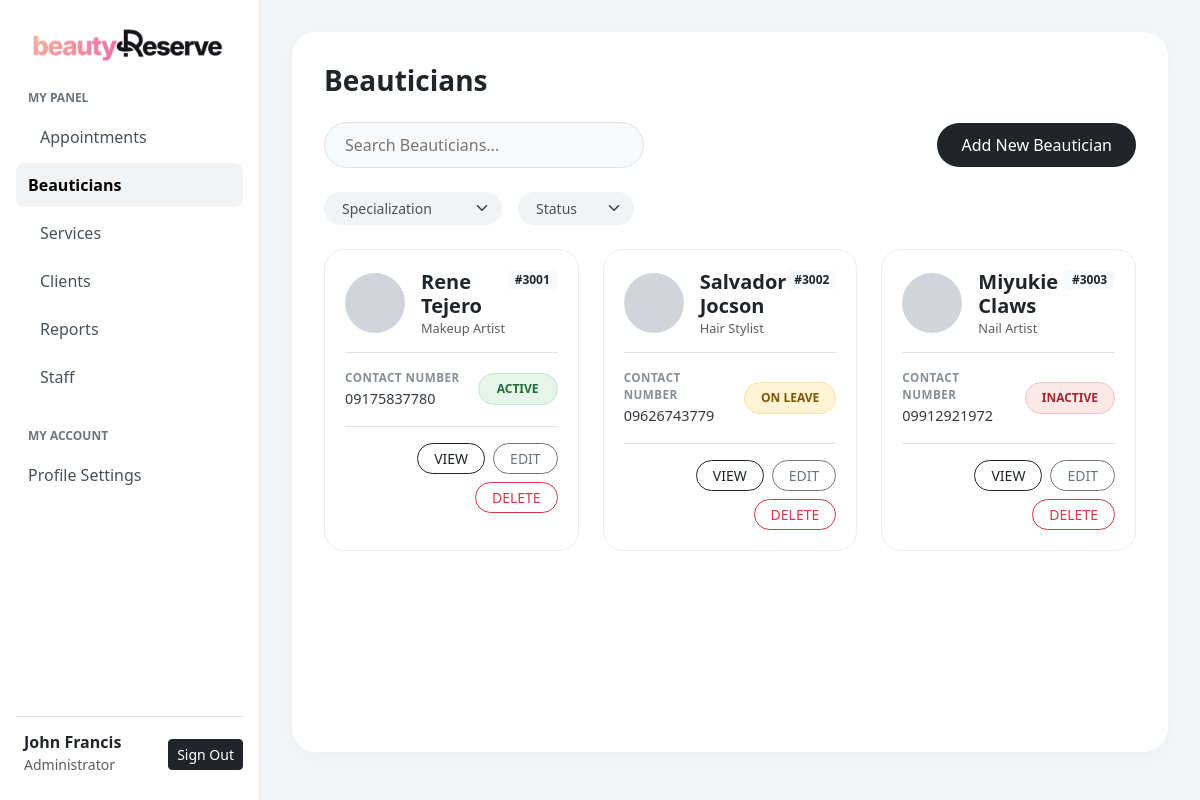
The page /beauticians.php on the database its author committed.
### tables this page shows
CREATE TABLE `beauticians` (
  `beauticianID` int(11) NOT NULL,
  `beauticianType` varchar(20) NOT NULL,
  `lastName` varchar(50) NOT NULL,
  `firstName` varchar(50) NOT NULL,
  `address` varchar(255) NOT NULL,
  `contactNo` varchar(11) NOT NULL,
  `employmentStatus` varchar(20) NOT NULL,
  `dateJoined` date NOT NULL,
  `dateSeparated` date DEFAULT NULL,
  `profileImage` varchar(255) DEFAULT NULL
);

### beauticians.php (the view, shortened to what this page needs)
<?php
require_once __DIR__ . '/config/database.php';
$result = $conn->query('SELECT * FROM beauticians ORDER BY beauticianID');
$beauticians = [];
while ($beautician = $result->fetch_assoc()) {
    $beauticians[] = $beautician;
}
function beauticianText($value)
{
    return htmlspecialchars((string) $value, ENT_QUOTES);
}
?>
<!DOCTYPE html>
<html lang="en">
<head>
    <link href="https://cdn.jsdelivr.net/npm/bootstrap@5.3.2/dist/css/bootstrap.min.css" rel="stylesheet">
    <link href="css/beauticians.css?v=<?php echo filemtime(__DIR__ . '/css/beauticians.css'); ?>" rel="stylesheet">
</head>
<body>
<?php include 'includes/sidebar.php'; ?>
<div class="main-content">
    <div class="dashboard-card">
        <h1 class="fw-bold mb-4" style="font-size:1.75rem;">Beauticians</h1>
        <div class="d-flex justify-content-between align-items-center mb-4 flex-wrap gap-3">
            <input type="text" id="searchInput" class="search-pill" placeholder="Search Beauticians..." oninput="filterBeauticians()">
            <button type="button" class="btn btn-create" onclick="openCreateModal()">Add New Beautician</button>
        </div>
        <div class="d-flex gap-3 mb-4 flex-wrap">
            <div>
            <select id="specializationFilter" class="form-select filter-pill filter-dropdown" aria-label="Specialization" onchange="filterBeauticians()">
                <option value="All">Specialization</option>
            </select></div>
            <div>
            <select id="employmentFilter" class="form-select filter-pill filter-dropdown" aria-label="Status" onchange="filterBeauticians()">
                <option value="All">Status</option>
            </select></div>
        </div>
        <div class="row" id="beauticiansGrid">
            <?php foreach ($beauticians as $beautician): ?>
                <?php
                $profileImage = $beautician['profileImage'] ?? '';
                if (!preg_match('/^uploads\/beauticians\/[a-f0-9]{32}\.(jpg|png|webp)$/', $profileImage)
                    || !is_file(__DIR__ . '/' . $profileImage)) {
                    $profileImage = '';
                }
                ?>
                <div class="col-md-6 col-lg-4 mb-4 beautician-record" id="beautician-<?php echo (int) $beautician['beauticianID']; ?>"
                     data-first-name="<?php echo beauticianText($beautician['firstName']); ?>"
                     data-last-name="<?php echo beauticianText($beautician['lastName']); ?>"
                     data-type="<?php echo beauticianText($beautician['beauticianType']); ?>"
                     data-address="<?php echo beauticianText($beautician['address']); ?>"
                     data-contact="<?php echo beauticianText($beautician['contactNo']); ?>"
                     data-status="<?php echo beauticianText($beautician['employmentStatus']); ?>"
                     data-joined="<?php echo beauticianText($beautician['dateJoined']); ?>"
                     data-separated="<?php echo beauticianText($beautician['dateSeparated']); ?>"
                     data-image="<?php echo beauticianText($profileImage); ?>"
                >
                    <div class="beautician-card">
                        <div class="d-flex justify-content-between align-items-start mb-3">
                            <div class="d-flex align-items-center gap-3">
                                <div class="beautician-avatar-placeholder">
                                </div>
                                <div>
                                <h5 class="fw-bold mb-0"><?php echo beauticianText($beautician['firstName'] . ' ' . $beautician['lastName']); ?></h5>
                                <div class="beautician-specialization text-muted"><?php echo beauticianText($beautician['beauticianType']); ?></div>
                                </div>
                            </div>
                            <span class="badge bg-light text-dark">#<?php echo (int) $beautician['beauticianID']; ?></span>
                        </div>
                        <div class="d-flex justify-content-between align-items-center gap-2 mb-3">
                            <div>
                                <div class="field-label">Contact Number</div><div class="field-value"><?php echo beauticianText($beautician['contactNo']); ?></div>
                            </div>
                            <?php
                            $statusClass = 'status-inactive';
                            if ($beautician['employmentStatus'] == 'Active') {
                                $statusClass = 'status-active';
                            } else if ($beautician['employmentStatus'] == 'On Leave') {
                                $statusClass = 'status-on-leave';
                            }
                            ?>
                            <span class="beautician-employment-status <?php echo $statusClass; ?>"><?php echo beauticianText($beautician['employmentStatus']); ?></span>
                        </div>
                        <div class="border-top pt-3 d-flex justify-content-end gap-2 flex-wrap">
                            <button type="button" class="btn btn-sm btn-outline-dark px-3 rounded-pill" onclick="viewBeautician(<?php echo (int) $beautician['beauticianID']; ?>)">VIEW</button>
                            <button type="button" class="btn btn-sm btn-outline-secondary px-3 rounded-pill" onclick="editBeautician(<?php echo (int) $beautician['beauticianID']; ?>)">EDIT</button>
                            <form method="POST" action="backend%20logic/beauticians_backend.php" onsubmit="return confirmBeauticianDelete()" class="d-inline">
                                <button type="submit" class="btn btn-sm btn-outline-danger px-3 rounded-pill">DELETE</button>
                            </form>
                        </div>
                    </div>
                </div>
            <?php endforeach; ?>
        </div>
    </div>
</div>
<?php include 'includes/footer.php'; ?>

### css/beauticians.css (style rules this page uses)
body { background-color: #f4f5f7; font-family: system-ui, -apple-system, "Segoe UI", Roboto, Helvetica, Arial, sans-serif; color: #212529; }
.main-content { margin-left: 260px; padding: 32px; }
.dashboard-card { background-color: #ffffff; border-radius: 24px; padding: 32px; box-shadow: 0 4px 20px rgba(0, 0, 0, 0.03); min-height: 90vh; }
.search-pill { background-color: #f8f9fa; border: 1px solid #dee2e6; border-radius: 50rem; padding: 10px 20px; width: 100%; max-width: 320px; outline: none; }
.btn-create { background-color: #212529; color: #ffffff; border-radius: 50rem; padding: 10px 24px; font-weight: 500; border: none; transition: background-color 0.2s ease; }
.filter-pill { background-color: #f1f3f5; border: none; border-radius: 50rem; padding: 6px 18px; font-size: 0.875rem; color: #495057; font-weight: 500; transition: all 0.2s ease; }
.beautician-card { background-color: #ffffff; border: 1px solid #e9ecef; border-radius: 20px; padding: 20px; height: 100%; transition: border-color 0.2s ease, box-shadow 0.2s ease; }
.filter-dropdown { padding-right: 36px; cursor: pointer; }
.beautician-avatar-placeholder { width: 60px; height: 60px; border-radius: 50%; background-color: #d1d5db; flex-shrink: 0; }
.beautician-specialization { font-size: 0.8rem; font-weight: 500; line-height: 1.25; margin-top: 2px; }
.beautician-avatar-placeholder { overflow: hidden; }
.beautician-card .field-value { font-weight: 400; }
.beautician-card > div:first-child { border-bottom: var(--bs-border-width, 1px) solid var(--bs-border-color, #dee2e6); padding-bottom: 1rem; }
.beautician-employment-status { display: inline-flex; align-items: center; justify-content: center; gap: 6px; font-weight: 600; background-color: #f8f9fa; border: 1px solid #e9ecef; border-radius: 50rem; padding: 6px 16px; font-size: 0.75rem; color: #6c757d; min-width: 80px; text-align: center; flex-shrink: 0; }
.beautician-employment-status::before { content: ''; width: 6px; height: 6px; border-radius: 50%; background-color: currentColor; }
.beautician-employment-status.status-active { text-transform: uppercase; background-color: #e6f4ea; border-color: #c4e5cf; color: #216e39; }
.beautician-employment-status.status-active::before { display: none; }
.beautician-employment-status.status-on-leave { text-transform: uppercase; background-color: #fff4d6; border-color: #ffe0a3; color: #805600; }
.beautician-employment-status.status-on-leave::before { display: none; }
.beautician-employment-status.status-inactive { text-transform: uppercase; background-color: #fde8e8; border-color: #f5c2c7; color: #a32632; }
.beautician-employment-status.status-inactive::before { display: none; }
.field-label { font-size: 0.725rem; text-transform: uppercase; color: #868e96; font-weight: 700; letter-spacing: 0.5px; margin-bottom: 2px; }
.field-value { font-size: 0.9rem; color: #343a40; font-weight: 500; }

### rows shown on the page
beauticians: firstName+lastName "Rene Tejero", beauticianType "Makeup Artist", beauticianID "3001", contactNo "09175837780", employmentStatus "ACTIVE"
beauticians: firstName+lastName "Salvador Jocson", beauticianType "Hair Stylist", beauticianID "3002", contactNo "09626743779", employmentStatus "ON LEAVE"
beauticians: firstName+lastName "Miyukie Claws", beauticianType "Nail Artist", beauticianID "3003", contactNo "09912921972", employmentStatus "INACTIVE"

### other values the page prints
$_SESSION['user_name'] "John Francis"
$_SESSION['user_role'] "Administrator"
